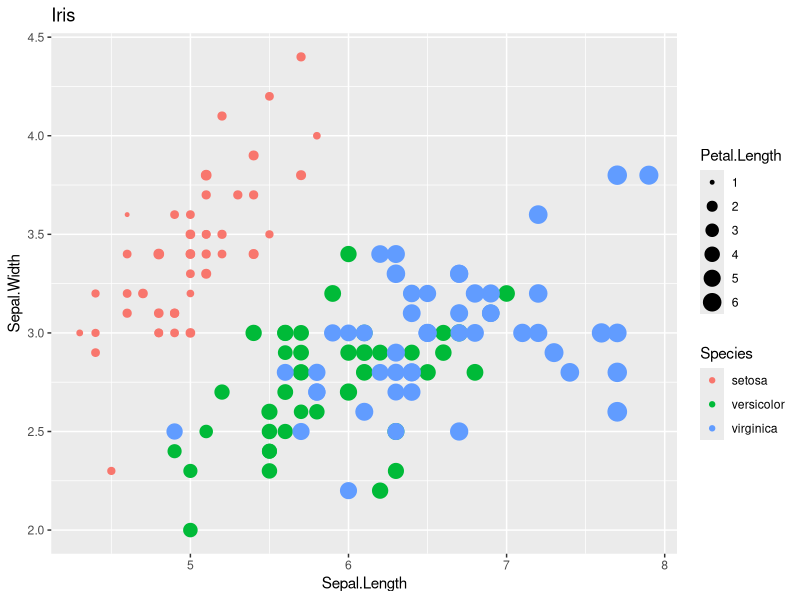
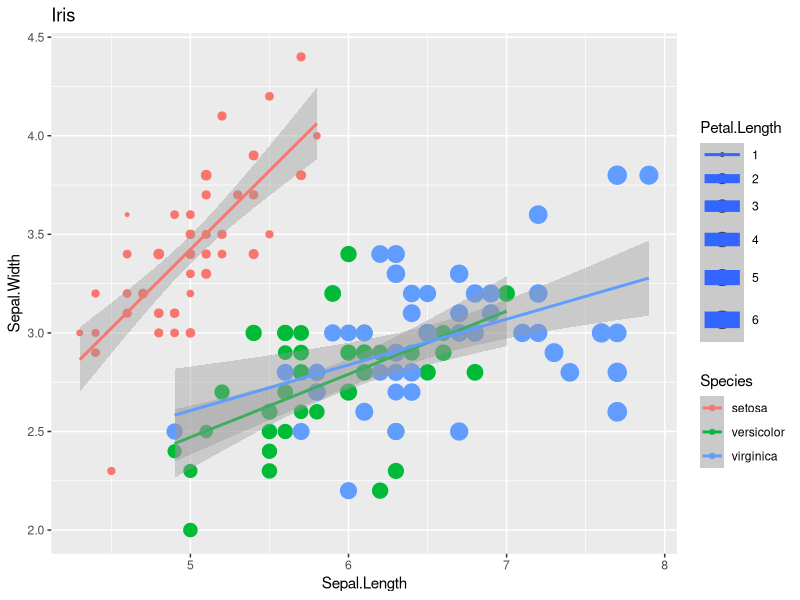
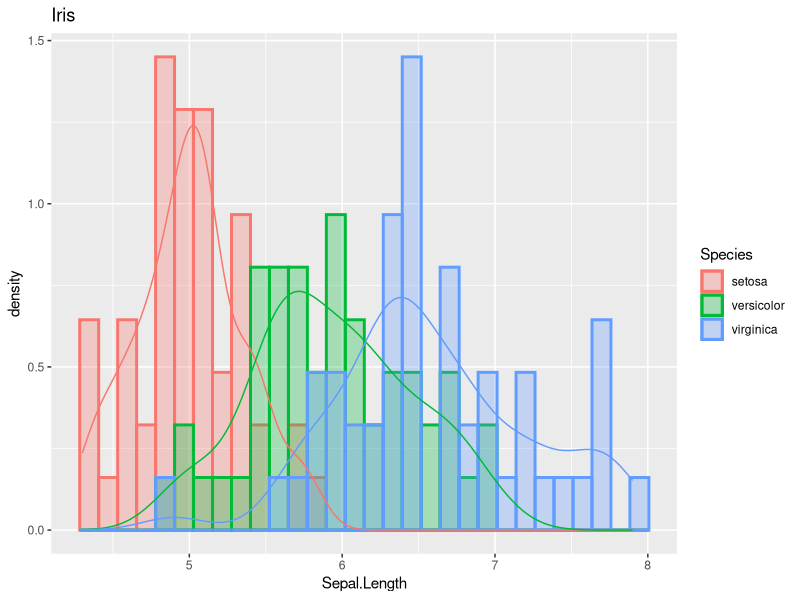
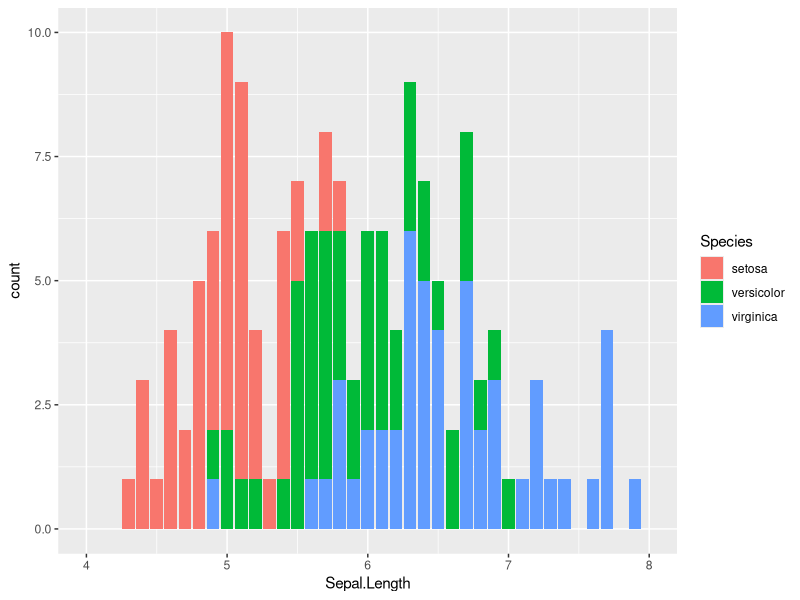
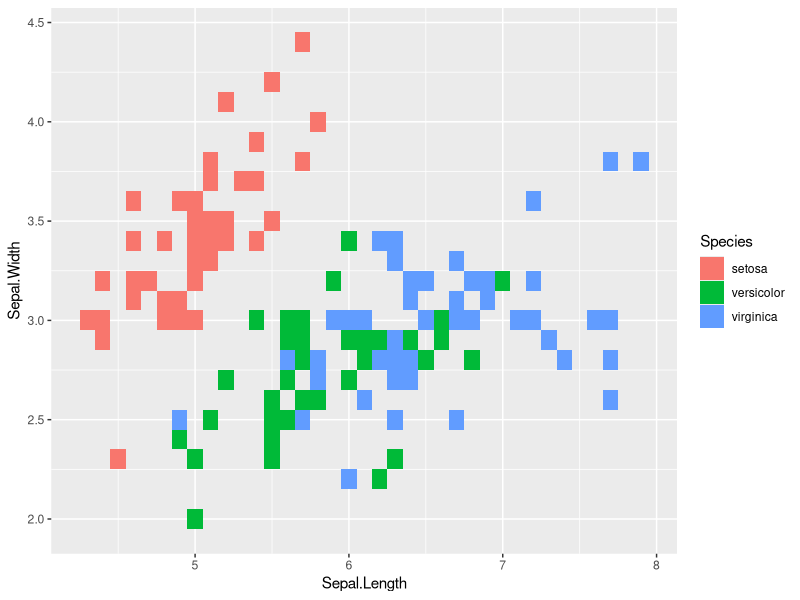
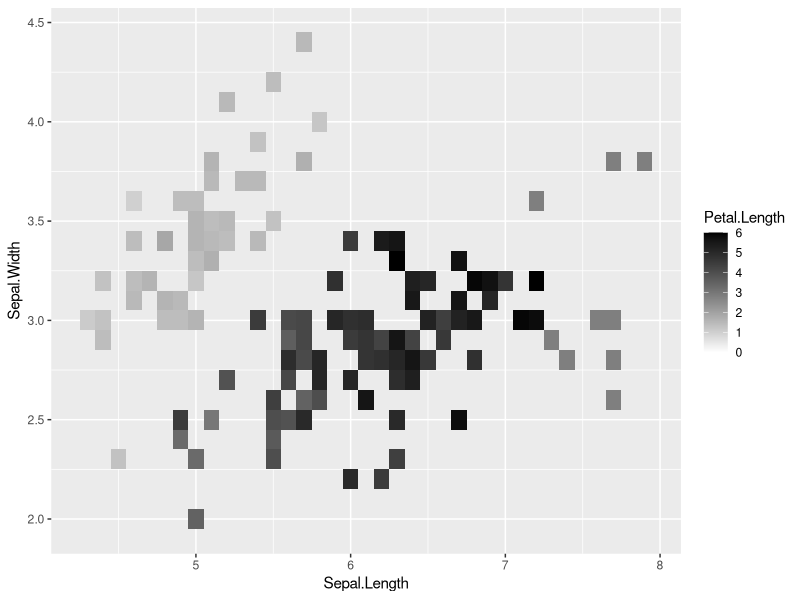
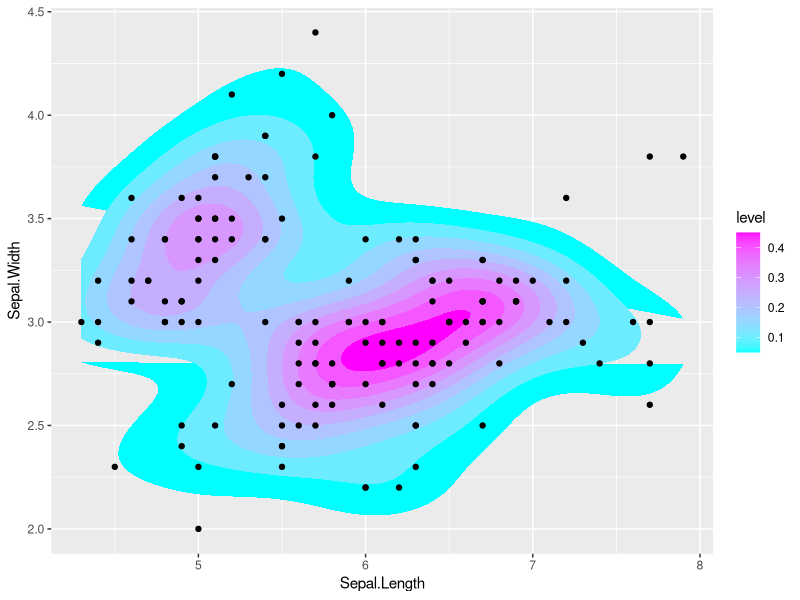
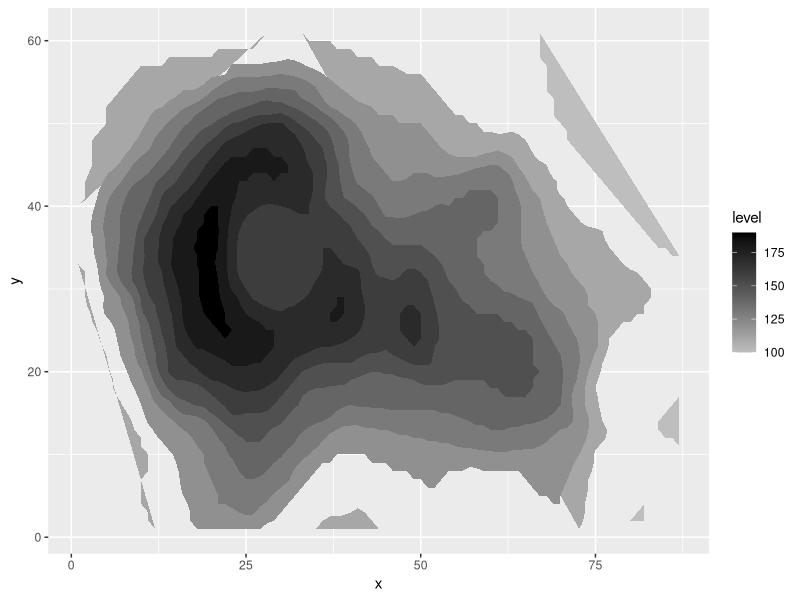

Generate these figures, in order, with R:
library(dplyr)
library(ggplot2)
library(reshape2)

# change working directory
frame_files <- lapply(sys.frames(), function(x) x$ofile)
frame_files <- Filter(Negate(is.null), frame_files)
setwd(dirname(frame_files[[length(frame_files)]]))

# Point & Hue & Buble
g <- ggplot(iris, aes(x = Sepal.Length, y = Sepal.Width, colour = Species, size = Petal.Length)) +
  geom_point() +
  scale_colour_hue() +
  labs(title = "Iris", x = "Sepal.Length", y = "Sepal.Width")
  # scale_colour_gradient(low="cyan", high="magenta")
plot(g)
ggsave("img/iris-hue.png", g)

# Point & Smoothing & Buble
g <- ggplot(iris, aes(x = Sepal.Length, y = Sepal.Width, colour = Species, size = Petal.Length)) +
  geom_point() +
  stat_smooth(method = "lm") +
  labs(title = "Iris", x = "Sepal.Length", y = "Sepal.Width")
plot(g)
ggsave("img/iris-smooth.png", g)

# Hist & density
g <- ggplot(iris, aes(x = Sepal.Length, y = ..density.., fill = Species, colour = Species)) +
  geom_histogram(alpha = 0.3, position = "identity", size = 1) +
  labs(title = "Iris", x = "Sepal.Length") +
  geom_density(alpha=0)
plot(g)
ggsave("img/iris-hist.png", g)

# Stacked Bar
g <- ggplot(
    iris %>% group_by(Species, Sepal.Length) %>% summarize(count = n()),
    aes(x = Sepal.Length, y = count)) +
  geom_bar(stat = "identity", aes(fill = Species)) +
  scale_x_discrete() + xlim(4,8)
plot(g)
ggsave("img/iris-stacked-bar.png", g)

# Tile plot
g <- ggplot(iris, aes(x = Sepal.Length, y = Sepal.Width)) +
  geom_tile(aes(fill = Species))
plot(g)
ggsave("img/iris-tile.png", g)

# Tile qplot
g <- qplot(Sepal.Length, Sepal.Width, fill = Petal.Length, data = iris, geom = "tile") +
  scale_fill_gradient(limits = c(0, 6), low = "white", high = "black")
plot(g)
ggsave("img/iris-tile-qplot.png", g)

# Heat map
g <- ggplot(iris, aes(x = Sepal.Length, y = Sepal.Width)) +
  stat_density2d(aes(fill = ..level..), geom = "polygon") +
  scale_fill_continuous(low = "cyan", high = "magenta") +
  geom_point(color = "black")
plot(g)
ggsave("img/iris-heatmap.png", g)

# Contours of 3d data
volcano3d <- melt(volcano)
names(volcano3d) <- c("x", "y", "z")

g <- ggplot(volcano3d, aes(x = x, y = y, z = z)) +
  stat_contour(aes(fill = ..level..), geom = "polygon") +
  scale_fill_continuous(low = "gray", high = "black")
plot(g)
ggsave("img/volcano-contours.png", g)
